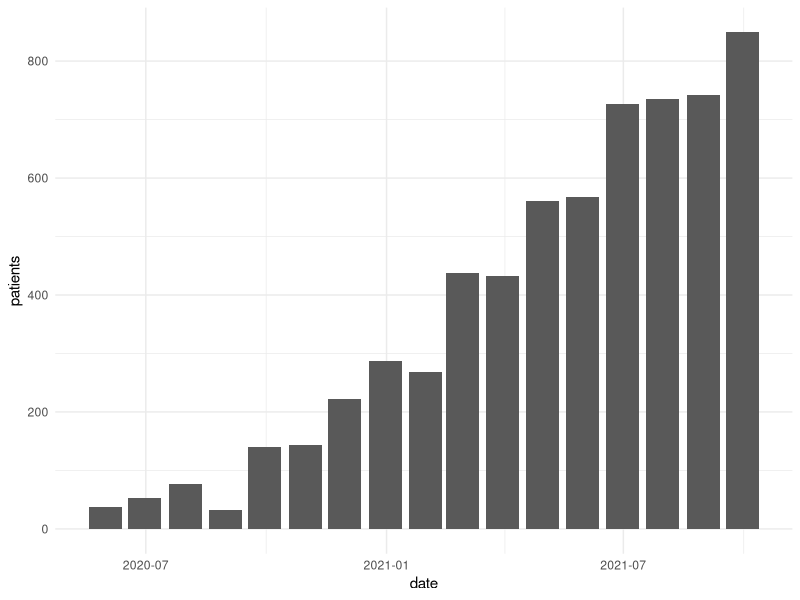
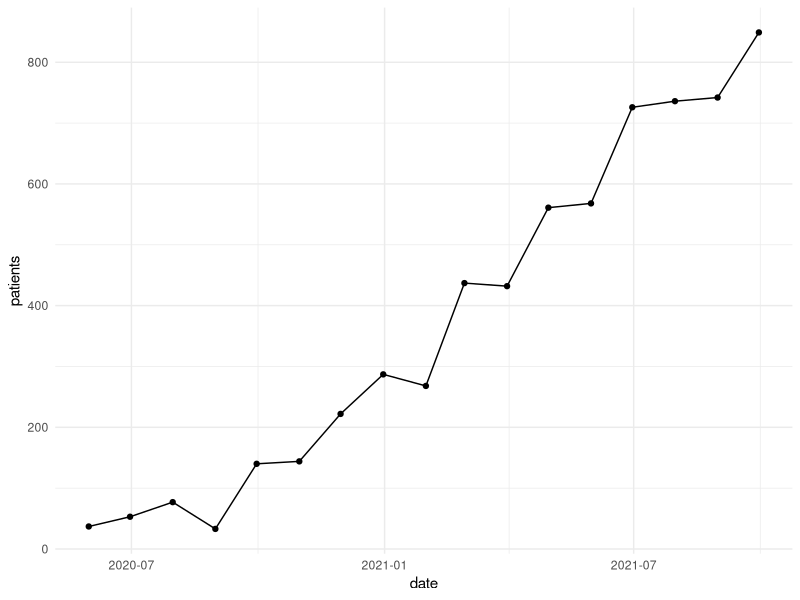
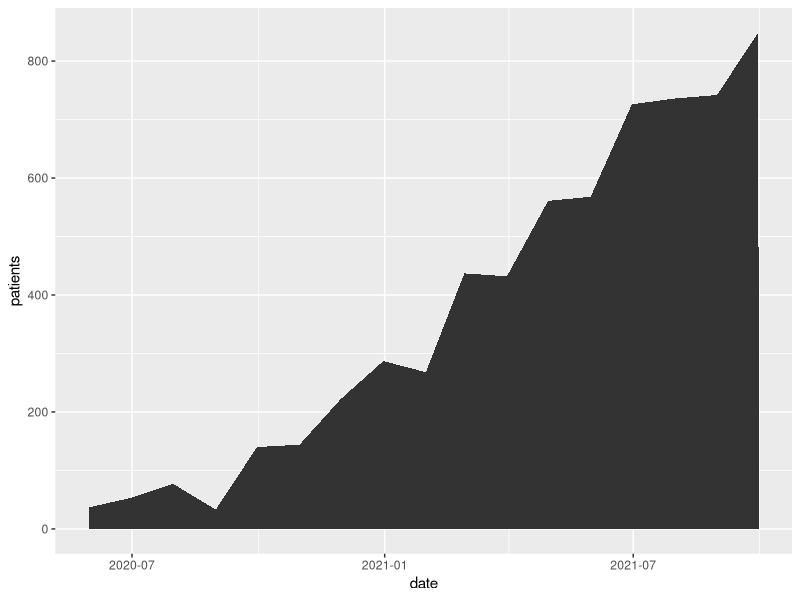
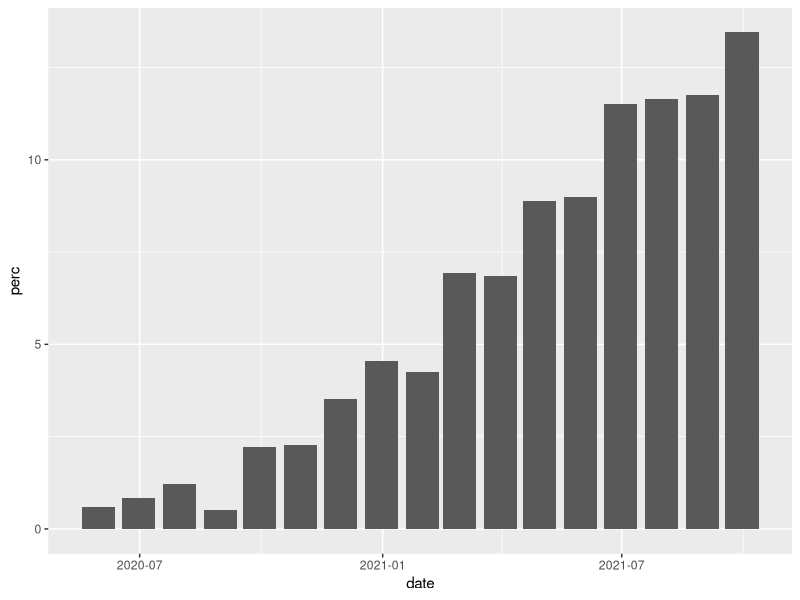
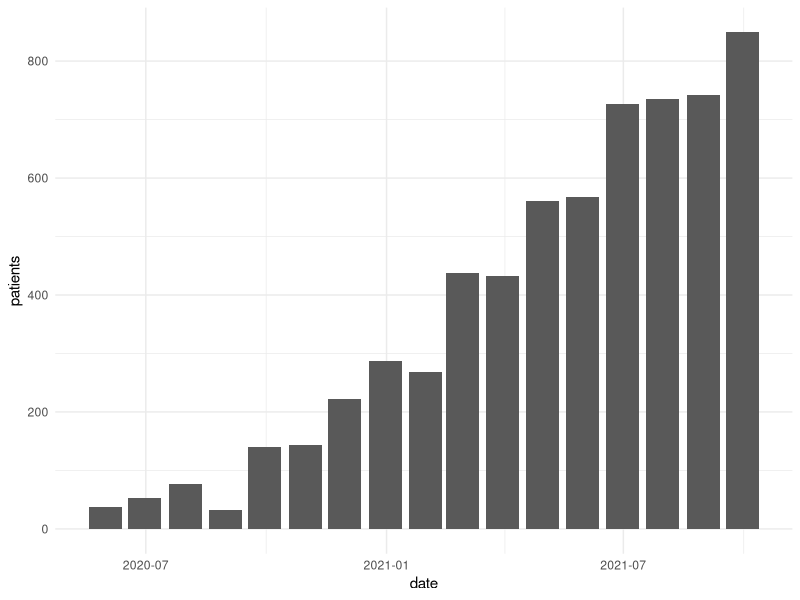
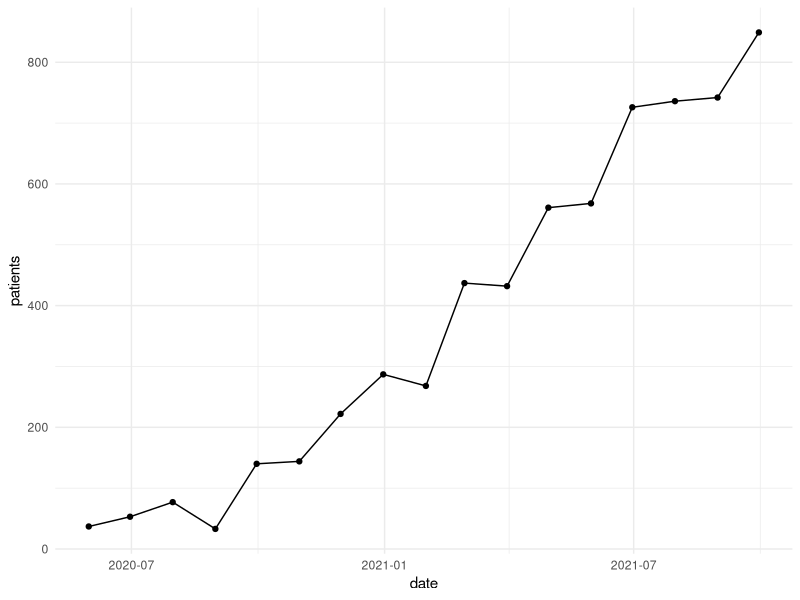
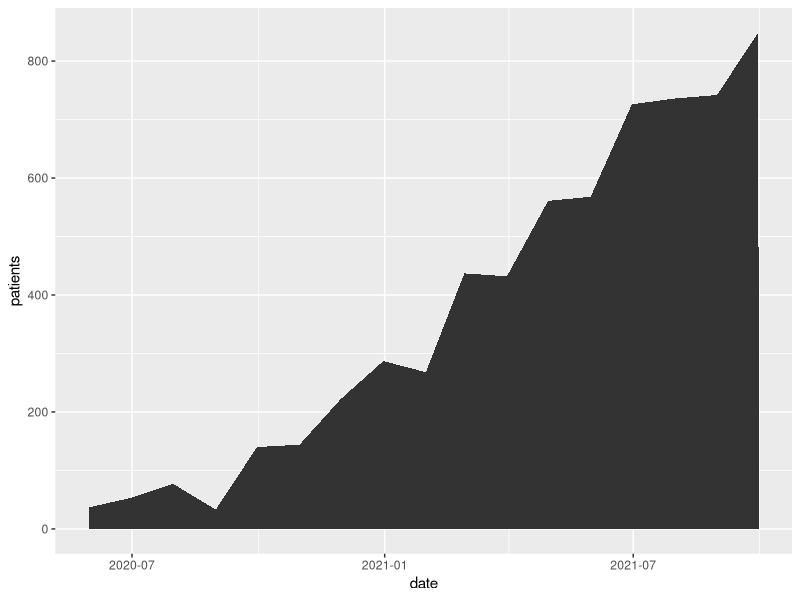

The R script that drew these images, in order:
library(tidyverse)
library(lubridate)


sep <- read.csv("september.csv") %>% filter(!is.na(month))
sep <- sep %>% mutate(date = make_date(year,month, day))


graphbar <- ggplot(sep, aes(x = date, y  = patients)) + geom_col() +theme_minimal()
graphbar
graphline <- ggplot(sep, aes(x = date, y  = patients)) + geom_point() + geom_line() + theme_minimal()
graphline

ggsave("septgraphbar.jpeg", graphbar)
ggsave("septgraphline.jpeg", graphline)


sepgraph <- sep %>% ggplot(aes(x = date, y = patients))
sepgraph + geom_area()
ggsave("sepgraphridge.jpeg")


sep <- sep %>% mutate(prop = (patients/(sum(patients)))) %>% mutate(perc = prop * 100)
ggplot(sep, aes(x = date, y = perc),) + geom_col()
sep %>% summarise(range(patients))


 